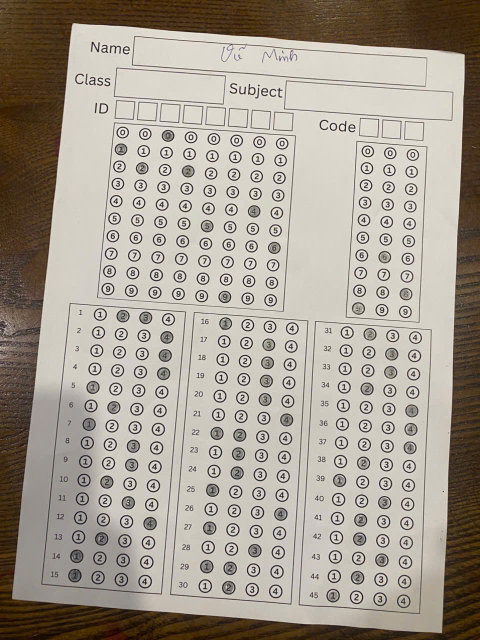
#> input picture data/020c2de101c68098d9d7.jpg, 960 x 1280 px (shown at 1/2 size)
$ python -i crop.py   (imports and definitions only)
#> lines starting #> are read from the running program, lines starting #| are printed output that depends on the picture; after the words box and inside, x2 and y2 are one past the last pixel; in counts of white or black regions, pixels touching at a corner belong together
#> further down, picture is the input picture: shape (1280, 960, 3); mean B, G, R 146.3, 158, 165.7
import cv2
import os


REGIONS_V1 = {
        "ho_va_ten": (155, 10, 750, 70),
        "lop":        (115, 72, 290, 64),
        "mon":        (545, 72, 430, 64),
        "mssv":       (120, 170, 475, 335),
        "ma_de":      (720, 170, 210, 335),
        "answer_1":   (57, 495, 310, 495),
        "answer_2":   (355, 495, 310, 495),
        "answer_3":   (653, 495, 310, 495),
}

# Khung code v2 để người dùng tự sửa tham số tọa độ (định dạng: rx, ry, rw, rh trong hệ 1000x1000)
REGIONS_V2 = {
        "ho_va_ten": (165, 22, 730, 65),
        "lop":        (125, 80, 285, 65),
        "mon":        (545, 80, 435, 65),
        "mssv":       (130, 170, 465, 320),
        "ma_de":      (720, 170, 190, 320),
        "answer_1":   (72, 500, 280, 490),
        "answer_2":   (377, 500, 280, 490),
        "answer_3":   (690, 500, 280, 490),
}

def refine_box_contour(img, x, y, w, h):
    padding = 10
    roi_x = max(0, x - padding)
    roi_y = max(0, y - padding)
    roi_w = min(img.shape[1] - roi_x, w + 2 * padding)
    roi_h = min(img.shape[0] - roi_y, h + 2 * padding)

    roi = img[roi_y:roi_y+roi_h, roi_x:roi_x+roi_w]
    if roi.size == 0:
        return x, y, w, h

    gray = cv2.cvtColor(roi, cv2.COLOR_BGR2GRAY)
    thresh = cv2.adaptiveThreshold(gray, 255, cv2.ADAPTIVE_THRESH_GAUSSIAN_C,
                                  cv2.THRESH_BINARY_INV, 11, 2)
    contours, _ = cv2.findContours(thresh, cv2.RETR_EXTERNAL, cv2.CHAIN_APPROX_SIMPLE)

    best_rect = (x, y, w, h)
    max_area = 0

    for cnt in contours:
        rx, ry, rw, rh = cv2.boundingRect(cnt)
        area = rw * rh
        if area > (w * h * 0.3) and area > max_area:
            max_area = area
            best_rect = (roi_x + rx, roi_y + ry, rw, rh)

    return best_rect

def crop_regions_image(img, layout_version="v2"):
    """Crop configured regions from an aligned answer sheet image based on layout_version."""
#> called with layout_version = 'v2'
    if img is None:
        return None, {}

    h, w = img.shape[:2]
#> h = 1280; w = 960
    result_img = img.copy()
    crops = {}

    regions = REGIONS_V2 if layout_version == "v2" else REGIONS_V1

    for name, (rx, ry, rw, rh) in regions.items():
        bx, by = int(rx * w / 1000), int(ry * h / 1000)
        bw, bh = int(rw * w / 1000), int(rh * h / 1000)

        nx, ny, nw, nh = refine_box_contour(img, bx, by, bw, bh)

        margin = 2 if name in ("mssv", "ma_de") else 5
        cx, cy = max(0, nx - margin), max(0, ny - margin)
        cw, ch = min(img.shape[1] - cx, nw + 2 * margin), min(img.shape[0] - cy, nh + 2 * margin)

        crops[name] = img[cy:cy+ch, cx:cx+cw]

        cv2.rectangle(result_img, (bx, by), (bx + bw, by + bh), (255, 200, 0), 2)
        cv2.rectangle(result_img, (nx, ny), (nx + nw, ny + nh), (0, 0, 255), 4)
        cv2.putText(result_img, name, (nx, ny - 10), cv2.FONT_HERSHEY_SIMPLEX, 1.2, (0, 255, 0), 3)
#> this loop made 8 passes
#> (nx, ny, nw, nh, cx, cy, cw, ch) on passes 1 to 8: (148, 42, 720, 58, 143, 37, 730, 68), (227, 135, 176, 60, 222, 130, 186, 70), (513, 92, 342, 82, 508, 87, 352, 92), (194, 245, 386, 379, 192, 243, 390, 383), (691, 282, 164, 354, 689, 280, 168, 358), (82, 630, 265, 559, 77, 625, 275, 569), (351, 630, 266, 579, 346, 625, 276, 589), (652, 630, 288, 647, 647, 625, 298, 655)
#> pass 1, in refine_box_contour, `roi = img[roi_y:roi_y+roi_h, roi_x:roi_x+roi_w]`:
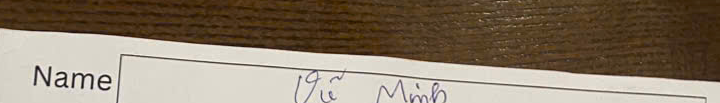
#> roi: shape (103, 720, 3); mean B, G, R 106.5, 124.6, 139
#> pass 1, in refine_box_contour, `gray = cv2.cvtColor(roi, cv2.COLOR_BGR2GRAY)`:
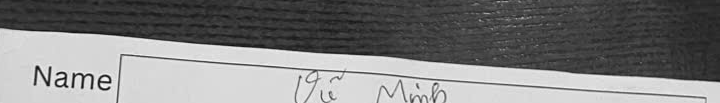
#> gray: shape (103, 720); min 9, max 254, mean 126.8
#> pass 1, in refine_box_contour, `thresh = cv2.adaptiveThreshold(gray, 255, cv2.ADAPTIVE_THRESH_GAUSSIAN..`:
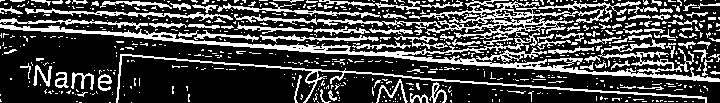
#> thresh: shape (103, 720); 27.6% white in thin lines or dots
#> pass 2, in refine_box_contour (call 2), `roi = img[roi_y:roi_y+roi_h, roi_x:roi_x+roi_w]`:
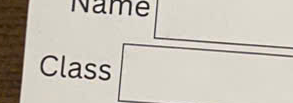
#> roi: shape (103, 293, 3); mean B, G, R 181.9, 192.9, 198.8
#> after the loop:
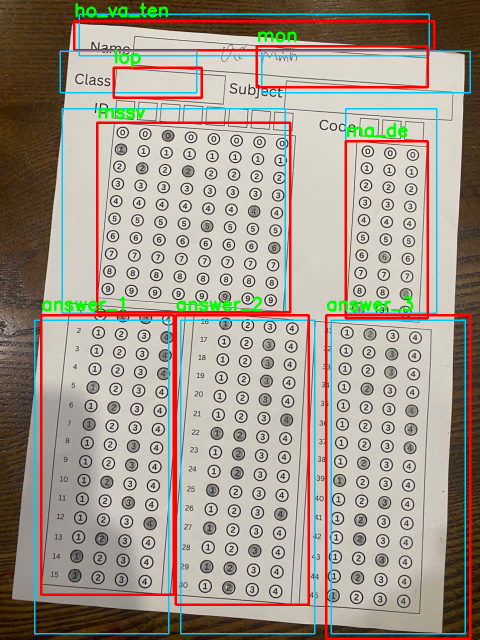
#> result_img: shape (1280, 960, 3) (shown at 1/2 size); 7.7% of pixels changed, all inside (x1, y1, x2, y2) = (68, 5, 943, 1280)
#> after the loop, crops = 8 items

    return result_img, crops


def crop_regions(img_path, output_visualized_path, crops_dir, layout_version="v2"):
    img = cv2.imread(img_path)
    result_img, crops = crop_regions_image(img, layout_version=layout_version)
    if result_img is None:
        return False

    os.makedirs(crops_dir, exist_ok=True)
    for name, crop in crops.items():
        cv2.imwrite(os.path.join(crops_dir, f"{name}.png"), crop)

    cv2.imwrite(output_visualized_path, result_img)
    return True

>>> import cv2
>>> picture = cv2.imread('data/020c2de101c68098d9d7.jpg')
>>> result = crop_regions_image(picture)

$ run again, on data/13f0147f3958b806e149.jpg
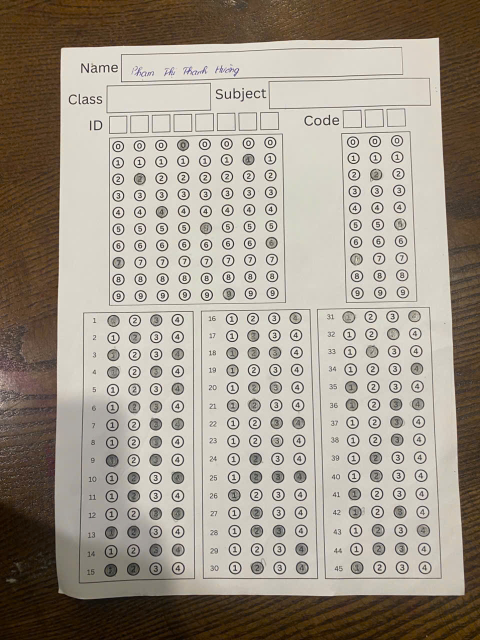
#> input picture data/13f0147f3958b806e149.jpg, 960 x 1280 px (shown at 1/2 size)
#> picture is the input picture: shape (1280, 960, 3); mean B, G, R 139.4, 152.1, 160.9
#> the loop in crop_regions_image, `for name, (rx, ry, rw, rh) in regions.items():` made 8 passes
#> (nx, ny, nw, nh, cx, cy, cw, ch) on passes 1 to 8: (148, 58, 720, 37, 143, 53, 730, 47), (110, 92, 136, 103, 105, 87, 146, 113), (513, 94, 294, 63, 508, 89, 304, 73), (218, 267, 354, 345, 216, 265, 358, 349), (682, 262, 153, 344, 680, 260, 157, 348), (59, 630, 288, 577, 54, 625, 298, 587), (402, 630, 235, 529, 397, 625, 245, 539), (652, 630, 288, 599, 647, 625, 298, 609)
#> pass 1, in refine_box_contour, `thresh = cv2.adaptiveThreshold(gray, 255, cv2.ADAPTIVE_THRESH_GAUSSIAN..`:
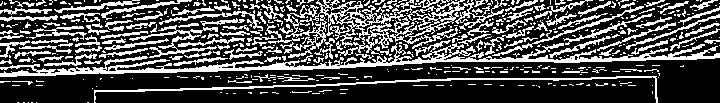
#> thresh: shape (103, 720); 30.7% white in thin lines or dots
#> after the loop in crop_regions_image, `for name, (rx, ry, rw, rh) in regions.items():`:
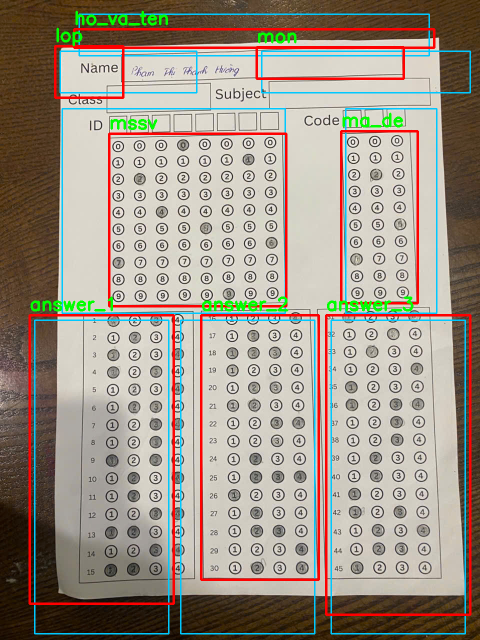
#> result_img: shape (1280, 960, 3) (shown at 1/2 size); 7.57% of pixels changed, all inside (x1, y1, x2, y2) = (57, 21, 943, 1269)
#> after the loop in crop_regions_image, `for name, (rx, ry, rw, rh) in regions.items():`: crops = 8 items

$ run again, on data/14405a4e7669f737ae78.jpg
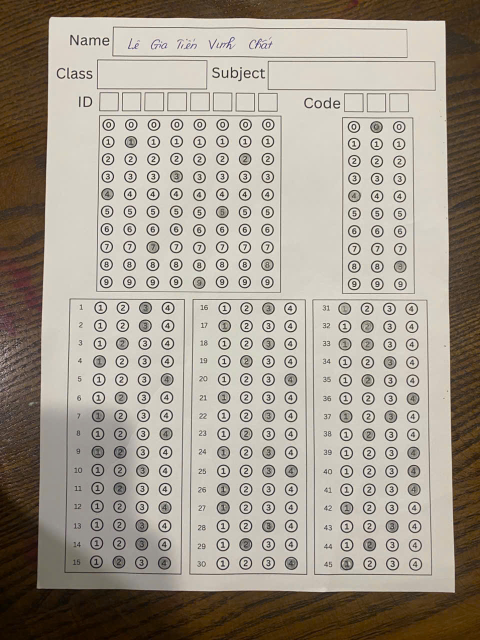
#> input picture data/14405a4e7669f737ae78.jpg, 960 x 1280 px (shown at 1/2 size)
#> picture is the input picture: shape (1280, 960, 3); mean B, G, R 143.1, 155.4, 163.7
#> the loop in crop_regions_image, `for name, (rx, ry, rw, rh) in regions.items():` made 8 passes
#> (nx, ny, nw, nh, cx, cy, cw, ch) on passes 1 to 8: (225, 53, 591, 63, 220, 48, 601, 73), (194, 119, 209, 60, 189, 114, 219, 70), (535, 121, 337, 61, 530, 116, 347, 71), (192, 230, 371, 356, 190, 228, 375, 360), (684, 234, 146, 354, 682, 232, 150, 358), (59, 630, 288, 562, 54, 625, 298, 572), (379, 630, 236, 520, 374, 625, 246, 530), (652, 630, 288, 588, 647, 625, 298, 598)
#> pass 1, in refine_box_contour, `thresh = cv2.adaptiveThreshold(gray, 255, cv2.ADAPTIVE_THRESH_GAUSSIAN..`:
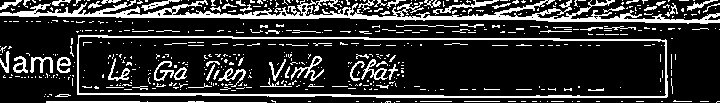
#> thresh: shape (103, 720); 19.3% white in thin lines or dots
#> after the loop in crop_regions_image, `for name, (rx, ry, rw, rh) in regions.items():`:
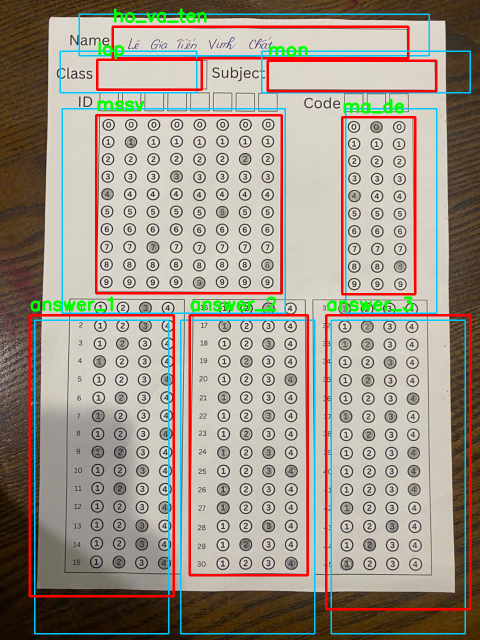
#> result_img: shape (1280, 960, 3) (shown at 1/2 size); 7.68% of pixels changed, all inside (x1, y1, x2, y2) = (57, 16, 943, 1269)
#> after the loop in crop_regions_image, `for name, (rx, ry, rw, rh) in regions.items():`: crops = 8 items

$ run again, on data/1567c1e9ecce6d9034df.jpg
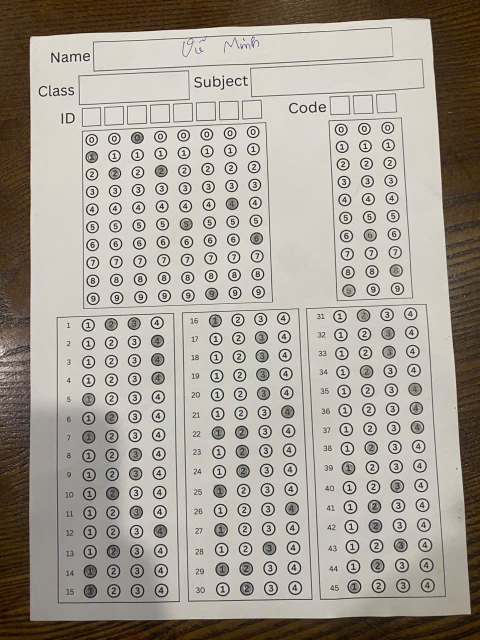
#> input picture data/1567c1e9ecce6d9034df.jpg, 960 x 1280 px (shown at 1/2 size)
#> picture is the input picture: shape (1280, 960, 3); mean B, G, R 150.5, 159.7, 166.4
#> the loop in crop_regions_image, `for name, (rx, ry, rw, rh) in regions.items():` made 8 passes
#> (nx, ny, nw, nh, cx, cy, cw, ch) on passes 1 to 8: (148, 18, 720, 103, 143, 13, 730, 113), (157, 140, 223, 55, 152, 135, 233, 65), (513, 117, 336, 77, 508, 112, 346, 87), (164, 244, 382, 374, 162, 242, 386, 378), (681, 235, 146, 367, 679, 233, 150, 371), (113, 630, 234, 577, 108, 625, 244, 587), (364, 630, 261, 574, 359, 625, 271, 584), (652, 630, 240, 570, 647, 625, 250, 580)
#> pass 1, in refine_box_contour, `thresh = cv2.adaptiveThreshold(gray, 255, cv2.ADAPTIVE_THRESH_GAUSSIAN..`:
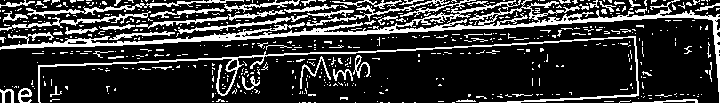
#> thresh: shape (103, 720); 21% white in thin lines or dots
#> after the loop in crop_regions_image, `for name, (rx, ry, rw, rh) in regions.items():`:
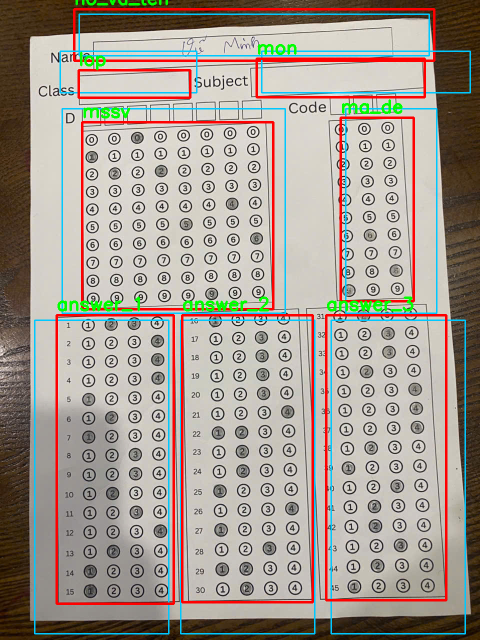
#> result_img: shape (1280, 960, 3) (shown at 1/2 size); 7.69% of pixels changed, all inside (x1, y1, x2, y2) = (68, 0, 942, 1269)
#> after the loop in crop_regions_image, `for name, (rx, ry, rw, rh) in regions.items():`: crops = 8 items
